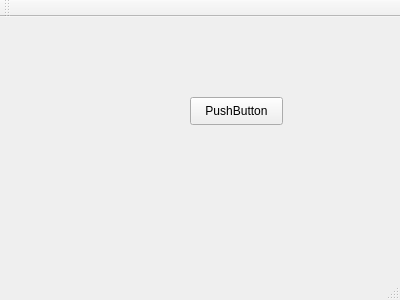
<?xml version="1.0" encoding="UTF-8"?>
<ui version="4.0">
 <class>MainWindow</class>
 <widget class="QMainWindow" name="MainWindow">
  <property name="geometry">
   <rect>
    <x>0</x>
    <y>0</y>
    <width>400</width>
    <height>300</height>
   </rect>
  </property>
  <property name="windowTitle">
   <string>MainWindow</string>
  </property>
  <widget class="QWidget" name="centralWidget">
   <widget class="QPushButton" name="pushButton">
    <property name="geometry">
     <rect>
      <x>190</x>
      <y>80</y>
      <width>93</width>
      <height>28</height>
     </rect>
    </property>
    <property name="text">
     <string>PushButton</string>
    </property>
   </widget>
  </widget>
  <widget class="QMenuBar" name="menuBar">
   <property name="geometry">
    <rect>
     <x>0</x>
     <y>0</y>
     <width>400</width>
     <height>26</height>
    </rect>
   </property>
  </widget>
  <widget class="QToolBar" name="mainToolBar">
   <attribute name="toolBarArea">
    <enum>TopToolBarArea</enum>
   </attribute>
   <attribute name="toolBarBreak">
    <bool>false</bool>
   </attribute>
  </widget>
  <widget class="QStatusBar" name="statusBar"/>
 </widget>
 <layoutdefault spacing="6" margin="11"/>
 <resources/>
 <connections/>
</ui>
